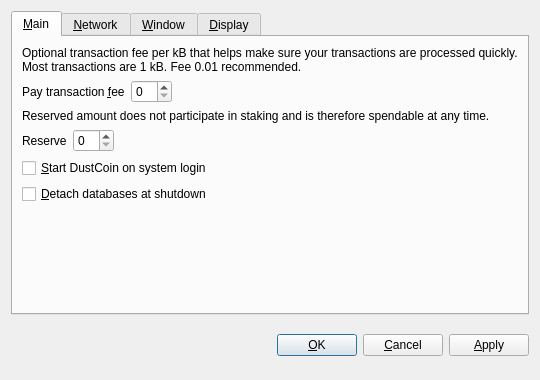
<?xml version="1.0" encoding="UTF-8"?>
<ui version="4.0">
 <class>OptionsDialog</class>
 <widget class="QDialog" name="OptionsDialog">
  <property name="geometry">
   <rect>
    <x>0</x>
    <y>0</y>
    <width>540</width>
    <height>380</height>
   </rect>
  </property>
  <property name="windowTitle">
   <string>Options</string>
  </property>
  <property name="modal">
   <bool>true</bool>
  </property>
  <layout class="QVBoxLayout" name="verticalLayout">
   <item>
    <widget class="QTabWidget" name="tabWidget">
     <property name="tabPosition">
      <enum>QTabWidget::North</enum>
     </property>
     <property name="currentIndex">
      <number>0</number>
     </property>
     <widget class="QWidget" name="tabMain">
      <attribute name="title">
       <string>&amp;Main</string>
      </attribute>
      <layout class="QVBoxLayout" name="verticalLayout_Main">
       <item>
        <widget class="QLabel" name="transactionFeeInfoLabel">
         <property name="text">
          <string>Optional transaction fee per kB that helps make sure your transactions are processed quickly. Most transactions are 1 kB. Fee 0.01 recommended.</string>
         </property>
         <property name="textFormat">
          <enum>Qt::PlainText</enum>
         </property>
         <property name="wordWrap">
          <bool>true</bool>
         </property>
        </widget>
       </item>
       <item>
        <layout class="QHBoxLayout" name="horizontalLayoutFee">
         <item>
          <widget class="QLabel" name="transactionFeeLabel">
           <property name="text">
            <string>Pay transaction &amp;fee</string>
           </property>
           <property name="textFormat">
            <enum>Qt::PlainText</enum>
           </property>
           <property name="buddy">
            <cstring>transactionFee</cstring>
           </property>
          </widget>
         </item>
         <item>
          <widget class="BitcoinAmountField" name="transactionFee"/>
         </item>
         <item>
          <spacer name="horizontalSpacerFee">
           <property name="orientation">
            <enum>Qt::Horizontal</enum>
           </property>
           <property name="sizeHint" stdset="0">
            <size>
             <width>40</width>
             <height>20</height>
            </size>
           </property>
          </spacer>
         </item>
        </layout>
       </item>
       <item>
        <widget class="QLabel" name="reserveBalanceInfoLabel">
         <property name="text">
          <string>Reserved amount does not participate in staking and is therefore spendable at any time.</string>
         </property>
         <property name="textFormat">
          <enum>Qt::PlainText</enum>
         </property>
         <property name="wordWrap">
          <bool>true</bool>
         </property>
        </widget>
       </item>
       <item>
        <layout class="QHBoxLayout" name="horizontalLayoutReserveBalance">
         <item>
          <widget class="QLabel" name="reserveBalanceLabel">
           <property name="text">
            <string>Reserve</string>
           </property>
           <property name="textFormat">
            <enum>Qt::PlainText</enum>
           </property>
           <property name="buddy">
            <cstring>reserveBalance</cstring>
           </property>
          </widget>
         </item>
         <item>
          <widget class="BitcoinAmountField" name="reserveBalance"/>
         </item>
         <item>
          <spacer name="horizontalSpacerReserveBalance">
           <property name="orientation">
            <enum>Qt::Horizontal</enum>
           </property>
           <property name="sizeHint" stdset="0">
            <size>
             <width>40</width>
             <height>20</height>
            </size>
           </property>
          </spacer>
         </item>
        </layout>
       </item>
       <item>
        <widget class="QCheckBox" name="bitcoinAtStartup">
         <property name="toolTip">
          <string>Automatically start DustCoin after logging in to the system.</string>
         </property>
         <property name="text">
          <string>&amp;Start DustCoin on system login</string>
         </property>
        </widget>
       </item>
       <item>
        <widget class="QCheckBox" name="detachDatabases">
         <property name="toolTip">
          <string>Detach block and address databases at shutdown. This means they can be moved to another data directory, but it slows down shutdown. The wallet is always detached.</string>
         </property>
         <property name="text">
          <string>&amp;Detach databases at shutdown</string>
         </property>
        </widget>
       </item>
       <item>
        <spacer name="verticalSpacer_Main">
         <property name="orientation">
          <enum>Qt::Vertical</enum>
         </property>
         <property name="sizeHint" stdset="0">
          <size>
           <width>20</width>
           <height>40</height>
          </size>
         </property>
        </spacer>
       </item>
      </layout>
     </widget>
     <widget class="QWidget" name="tabNetwork">
      <attribute name="title">
       <string>&amp;Network</string>
      </attribute>
      <layout class="QVBoxLayout" name="verticalLayout_Network">
       <item>
        <widget class="QCheckBox" name="mapPortUpnp">
         <property name="toolTip">
          <string>Automatically open the DustCoin client port on the router. This only works when your router supports UPnP and it is enabled.</string>
         </property>
         <property name="text">
          <string>Map port using &amp;UPnP</string>
         </property>
        </widget>
       </item>
       <item>
        <widget class="QCheckBox" name="connectSocks">
         <property name="toolTip">
          <string>Connect to the DustCoin network through a SOCKS proxy (e.g. when connecting through Tor).</string>
         </property>
         <property name="text">
          <string>&amp;Connect through SOCKS proxy:</string>
         </property>
        </widget>
       </item>
       <item>
        <layout class="QHBoxLayout" name="horizontalLayout_Network">
         <item>
          <widget class="QLabel" name="proxyIpLabel">
           <property name="text">
            <string>Proxy &amp;IP:</string>
           </property>
           <property name="textFormat">
            <enum>Qt::PlainText</enum>
           </property>
           <property name="buddy">
            <cstring>proxyIp</cstring>
           </property>
          </widget>
         </item>
         <item>
          <widget class="QValidatedLineEdit" name="proxyIp">
           <property name="maximumSize">
            <size>
             <width>140</width>
             <height>16777215</height>
            </size>
           </property>
           <property name="toolTip">
            <string>IP address of the proxy (e.g. 127.0.0.1)</string>
           </property>
          </widget>
         </item>
         <item>
          <widget class="QLabel" name="proxyPortLabel">
           <property name="text">
            <string>&amp;Port:</string>
           </property>
           <property name="textFormat">
            <enum>Qt::PlainText</enum>
           </property>
           <property name="buddy">
            <cstring>proxyPort</cstring>
           </property>
          </widget>
         </item>
         <item>
          <widget class="QLineEdit" name="proxyPort">
           <property name="maximumSize">
            <size>
             <width>55</width>
             <height>16777215</height>
            </size>
           </property>
           <property name="toolTip">
            <string>Port of the proxy (e.g. 9050)</string>
           </property>
          </widget>
         </item>
         <item>
          <widget class="QLabel" name="socksVersionLabel">
           <property name="text">
            <string>SOCKS &amp;Version:</string>
           </property>
           <property name="textFormat">
            <enum>Qt::PlainText</enum>
           </property>
           <property name="buddy">
            <cstring>socksVersion</cstring>
           </property>
          </widget>
         </item>
         <item>
          <widget class="QValueComboBox" name="socksVersion">
           <property name="toolTip">
            <string>SOCKS version of the proxy (e.g. 5)</string>
           </property>
          </widget>
         </item>
         <item>
          <spacer name="horizontalSpacer_Network">
           <property name="orientation">
            <enum>Qt::Horizontal</enum>
           </property>
           <property name="sizeHint" stdset="0">
            <size>
             <width>40</width>
             <height>20</height>
            </size>
           </property>
          </spacer>
         </item>
        </layout>
       </item>
       <item>
        <spacer name="verticalSpacer_Network">
         <property name="orientation">
          <enum>Qt::Vertical</enum>
         </property>
         <property name="sizeHint" stdset="0">
          <size>
           <width>20</width>
           <height>40</height>
          </size>
         </property>
        </spacer>
       </item>
      </layout>
     </widget>
     <widget class="QWidget" name="tabWindow">
      <attribute name="title">
       <string>&amp;Window</string>
      </attribute>
      <layout class="QVBoxLayout" name="verticalLayout_Window">
       <item>
        <widget class="QCheckBox" name="minimizeToTray">
         <property name="toolTip">
          <string>Show only a tray icon after minimizing the window.</string>
         </property>
         <property name="text">
          <string>&amp;Minimize to the tray instead of the taskbar</string>
         </property>
        </widget>
       </item>
       <item>
        <widget class="QCheckBox" name="minimizeOnClose">
         <property name="toolTip">
          <string>Minimize instead of exit the application when the window is closed. When this option is enabled, the application will be closed only after selecting Quit in the menu.</string>
         </property>
         <property name="text">
          <string>M&amp;inimize on close</string>
         </property>
        </widget>
       </item>
       <item>
        <spacer name="verticalSpacer_Window">
         <property name="orientation">
          <enum>Qt::Vertical</enum>
         </property>
         <property name="sizeHint" stdset="0">
          <size>
           <width>20</width>
           <height>40</height>
          </size>
         </property>
        </spacer>
       </item>
      </layout>
     </widget>
     <widget class="QWidget" name="tabDisplay">
      <attribute name="title">
       <string>&amp;Display</string>
      </attribute>
      <layout class="QVBoxLayout" name="verticalLayout_Display">
       <item>
        <layout class="QHBoxLayout" name="horizontalLayout_1_Display">
         <item>
          <widget class="QLabel" name="langLabel">
           <property name="text">
            <string>User Interface &amp;language:</string>
           </property>
           <property name="textFormat">
            <enum>Qt::PlainText</enum>
           </property>
           <property name="buddy">
            <cstring>lang</cstring>
           </property>
          </widget>
         </item>
         <item>
          <widget class="QValueComboBox" name="lang">
           <property name="toolTip">
            <string>The user interface language can be set here. This setting will take effect after restarting DustCoin.</string>
           </property>
          </widget>
         </item>
        </layout>
       </item>
       <item>
        <layout class="QHBoxLayout" name="horizontalLayout_2_Display">
         <item>
          <widget class="QLabel" name="unitLabel">
           <property name="text">
            <string>&amp;Unit to show amounts in:</string>
           </property>
           <property name="textFormat">
            <enum>Qt::PlainText</enum>
           </property>
           <property name="buddy">
            <cstring>unit</cstring>
           </property>
          </widget>
         </item>
         <item>
          <widget class="QValueComboBox" name="unit">
           <property name="toolTip">
            <string>Choose the default subdivision unit to show in the interface and when sending coins.</string>
           </property>
          </widget>
         </item>
        </layout>
       </item>
       <item>
        <widget class="QCheckBox" name="displayAddresses">
         <property name="toolTip">
          <string>Whether to show DustCoin addresses in the transaction list or not.</string>
         </property>
         <property name="text">
          <string>&amp;Display addresses in transaction list</string>
         </property>
        </widget>
       </item>
       <item>
        <widget class="QCheckBox" name="coinControlFeatures">
         <property name="toolTip">
          <string>Whether to show coin control features or not.</string>
         </property>
         <property name="text">
          <string>Display coin &amp;control features (experts only!)</string>
         </property>
        </widget>
       </item>
       <item>
        <spacer name="verticalSpacer_Display">
         <property name="orientation">
          <enum>Qt::Vertical</enum>
         </property>
         <property name="sizeHint" stdset="0">
          <size>
           <width>20</width>
           <height>40</height>
          </size>
         </property>
        </spacer>
       </item>
      </layout>
     </widget>
    </widget>
   </item>
   <item>
    <layout class="QHBoxLayout" name="horizontalLayout_Buttons">
     <item>
      <spacer name="horizontalSpacer_1">
       <property name="orientation">
        <enum>Qt::Horizontal</enum>
       </property>
       <property name="sizeHint" stdset="0">
        <size>
         <width>40</width>
         <height>48</height>
        </size>
       </property>
      </spacer>
     </item>
     <item>
      <widget class="QLabel" name="statusLabel">
       <property name="font">
        <font>
         <weight>75</weight>
         <bold>true</bold>
        </font>
       </property>
       <property name="text">
        <string/>
       </property>
       <property name="textFormat">
        <enum>Qt::PlainText</enum>
       </property>
       <property name="wordWrap">
        <bool>true</bool>
       </property>
      </widget>
     </item>
     <item>
      <spacer name="horizontalSpacer_2">
       <property name="orientation">
        <enum>Qt::Horizontal</enum>
       </property>
       <property name="sizeHint" stdset="0">
        <size>
         <width>40</width>
         <height>48</height>
        </size>
       </property>
      </spacer>
     </item>
     <item>
      <widget class="QPushButton" name="okButton">
       <property name="text">
        <string>&amp;OK</string>
       </property>
      </widget>
     </item>
     <item>
      <widget class="QPushButton" name="cancelButton">
       <property name="text">
        <string>&amp;Cancel</string>
       </property>
       <property name="autoDefault">
        <bool>false</bool>
       </property>
      </widget>
     </item>
     <item>
      <widget class="QPushButton" name="applyButton">
       <property name="text">
        <string>&amp;Apply</string>
       </property>
       <property name="autoDefault">
        <bool>false</bool>
       </property>
      </widget>
     </item>
    </layout>
   </item>
  </layout>
 </widget>
 <customwidgets>
  <customwidget>
   <class>BitcoinAmountField</class>
   <extends>QSpinBox</extends>
   <header>bitcoinamountfield.h</header>
  </customwidget>
  <customwidget>
   <class>QValueComboBox</class>
   <extends>QComboBox</extends>
   <header>qvaluecombobox.h</header>
  </customwidget>
  <customwidget>
   <class>QValidatedLineEdit</class>
   <extends>QLineEdit</extends>
   <header>qvalidatedlineedit.h</header>
  </customwidget>
 </customwidgets>
 <resources/>
 <connections/>
</ui>
